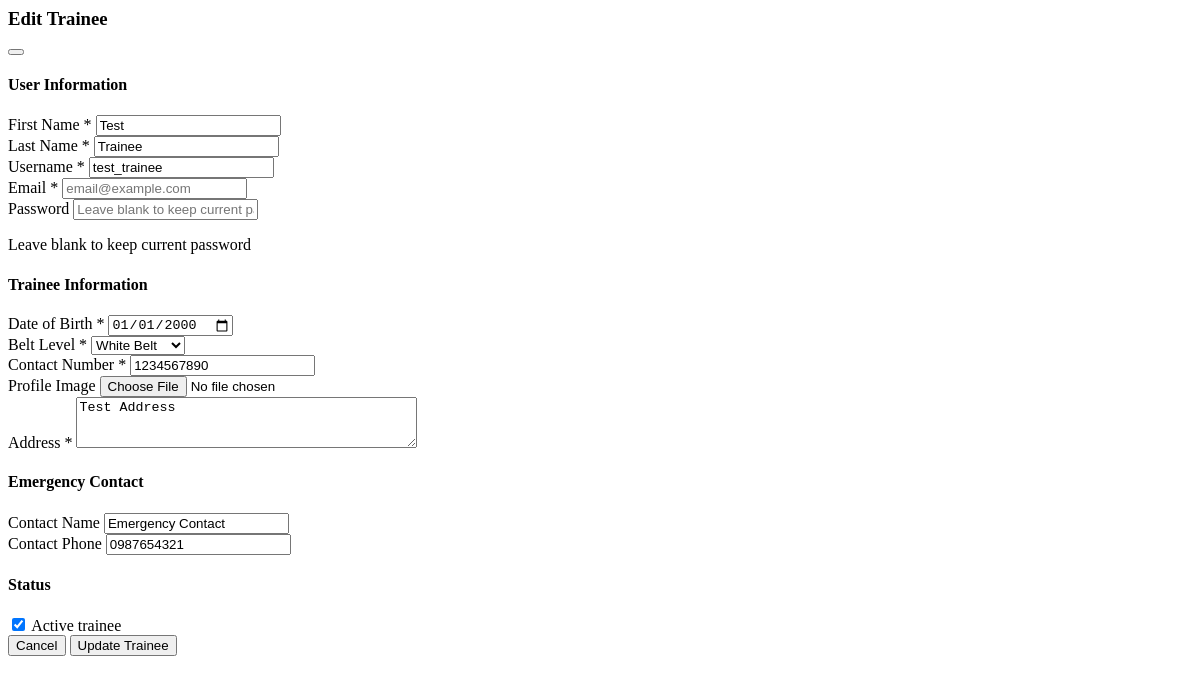
The page /trainees/1/update/ (signed in) on the database as committed earlier.
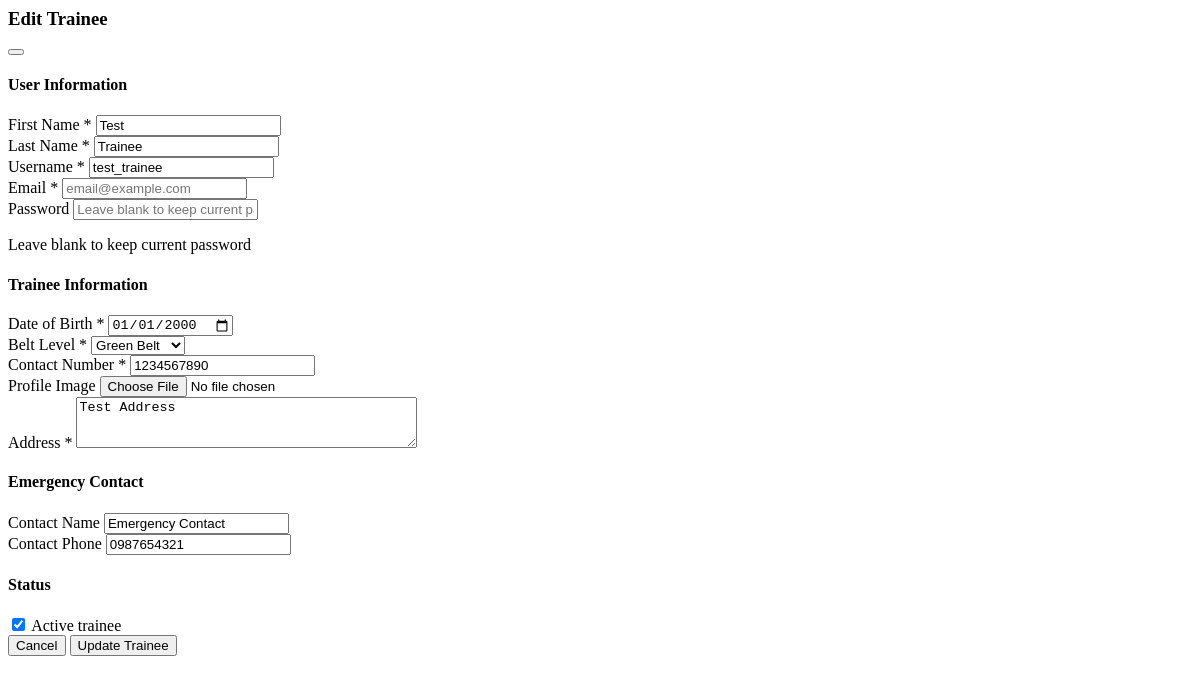
The same page on the database as committed later.
### core/models.py (models this page shows, shortened)
class Trainee(models.Model):
    user = models.OneToOneField(User, on_delete=models.CASCADE)
    date_of_birth = models.DateField()
    belt = models.ForeignKey(Belt, on_delete=models.SET_NULL, null=True)
    contact_number = models.CharField(max_length=20)
    address = models.TextField()
    join_date = models.DateField(auto_now_add=True)
    profile_image = models.ImageField(upload_to='profiles/', null=True, blank=True)
    emergency_contact = models.CharField(max_length=100, blank=True)
    emergency_phone = models.CharField(max_length=20, blank=True)
    is_active = models.BooleanField(default=True)
    is_approved = models.BooleanField(default=False)  # Requires admin approval
    total_points = models.PositiveIntegerField(default=0, help_text="Total points earned from training and events")

### core/views.py (the view, shortened to what this page needs)
# urls.py: path('trainees/<int:trainee_id>/update/', trainee_update, name='trainee_update'),
@login_required
@user_passes_test(is_admin)
@require_http_methods(["GET", "POST"])
def trainee_update(request, trainee_id):
    trainee = get_object_or_404(Trainee, pk=trainee_id)
    form = TraineeForm(instance=trainee)
    return render(request, 'partials/trainee_form_modal.html', {
        'form': form,
        'trainee': trainee,
        'action': 'update'
    })

### core/models.py (called while the page is built)
    def __str__(self):
        return self.name

### core/views.py (called while the page is built)
def is_admin(user):
    return user.groups.filter(name='Admin').exists()

### templates/partials/trainee_form_modal.html (shortened to what the changed rows need)
<form {% if action == 'create' %}hx-post="{% url 'trainee_create' %}" hx-target="#trainee-table-body" hx-swap="innerHTML"{% else %}hx-post="{% url 'trainee_update' trainee.id %}" hx-target="#trainee-{{ trainee.id }}" hx-swap="outerHTML"{% endif %} hx-encoding="multipart/form-data" class="px-6 py-4">
    <div class="space-y-6 max-h-[60vh] overflow-y-auto">
        <div>
            <div class="grid grid-cols-1 md:grid-cols-2 gap-4">
                <div>
                    <label for="id_date_of_birth" class="block text-sm font-medium text-gray-700">
                        Date of Birth <span class="text-red-500">*</span>
                    </label>
                    {{ form.date_of_birth }}
                </div>
                <div>
                    <label for="id_belt" class="block text-sm font-medium text-gray-700">
                        Belt Level <span class="text-red-500">*</span>
                    </label>
                    {{ form.belt }}
                </div>
                <div>
                    <label for="id_contact_number" class="block text-sm font-medium text-gray-700">
                        Contact Number <span class="text-red-500">*</span>
                    </label>
                    {{ form.contact_number }}
                </div>
                <div>
                    <label for="id_profile_image" class="block text-sm font-medium text-gray-700">
                        Profile Image
                    </label>
                    {{ form.profile_image }}
                </div>
                <div class="md:col-span-2">
                    <label for="id_address" class="block text-sm font-medium text-gray-700">
                        Address <span class="text-red-500">*</span>
                    </label>
                    {{ form.address }}
                </div>
            </div>
        </div>
        <div>
            <div class="grid grid-cols-1 md:grid-cols-2 gap-4">
                <div>
                    <label for="id_emergency_contact" class="block text-sm font-medium text-gray-700">
                        Contact Name
                    </label>
                    {{ form.emergency_contact }}
                </div>
                <div>
                    <label for="id_emergency_phone" class="block text-sm font-medium text-gray-700">
                        Contact Phone
                    </label>
                    {{ form.emergency_phone }}
                </div>
            </div>
        </div>
        <div>
            <div class="flex items-center">
                {{ form.is_active }}
                <label for="id_is_active" class="ml-2 block text-sm text-gray-700">
                    Active trainee
                </label>
            </div>
        </div>
    </div>
</form>

Rows that differ between the two databases and show on the page:
changed Trainee "Test Address": belt "White Belt" → "Green Belt"
